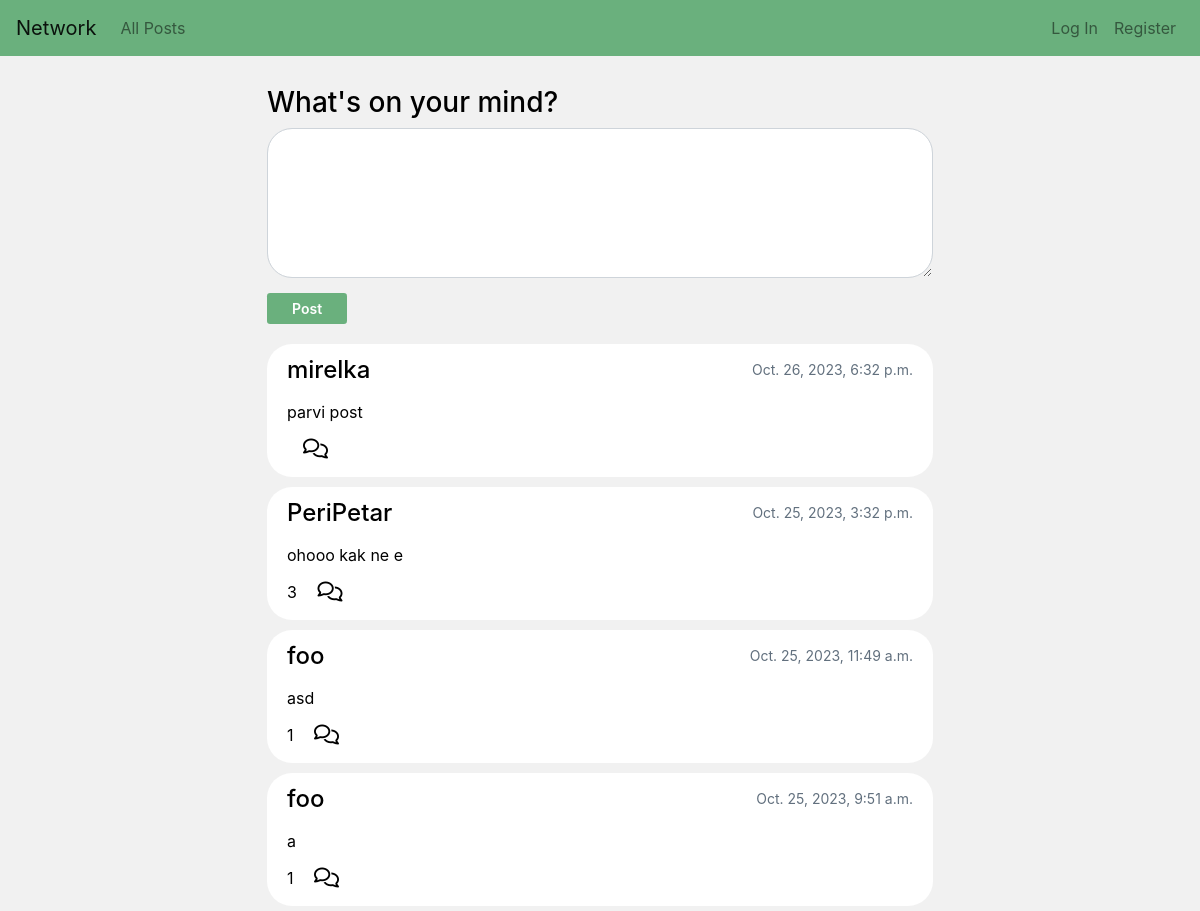
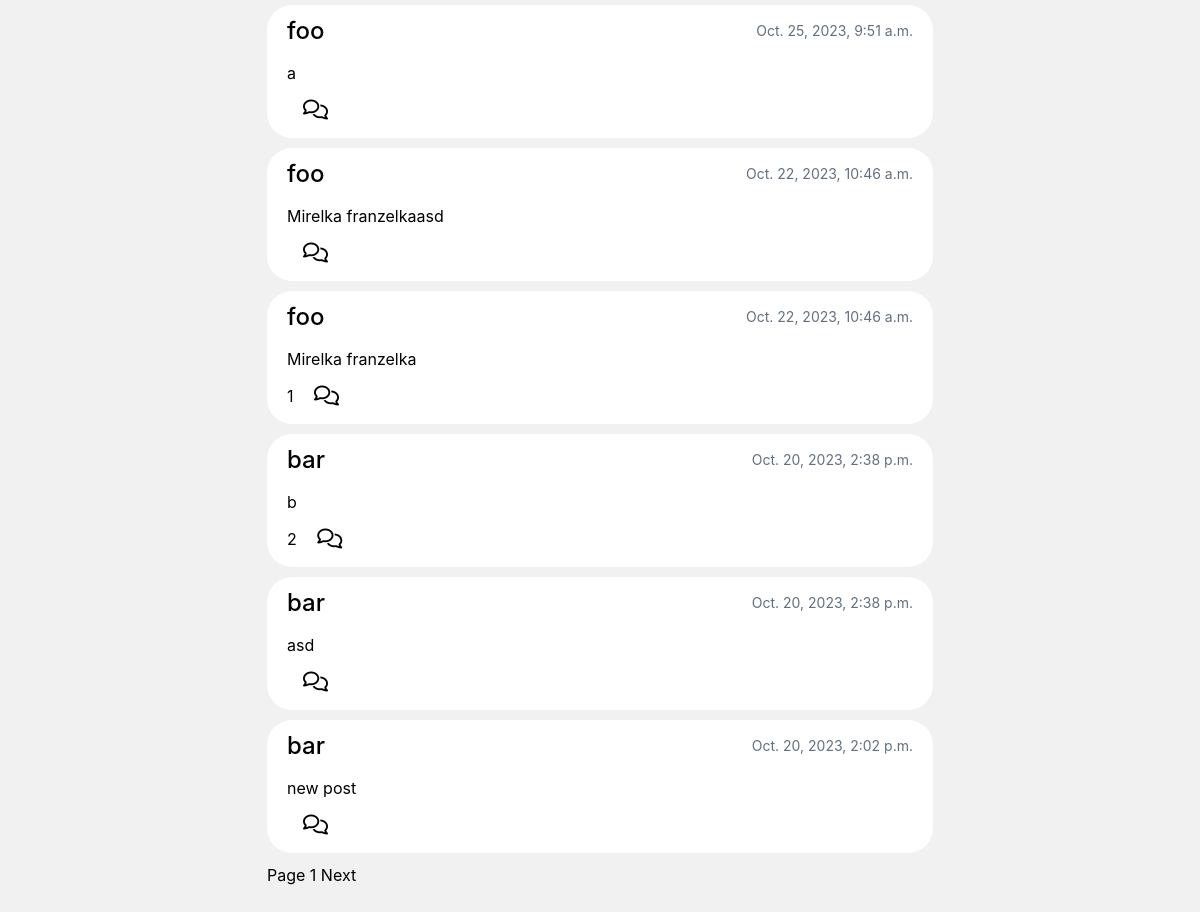
The app's page /, older data (2 pictures, top to bottom).
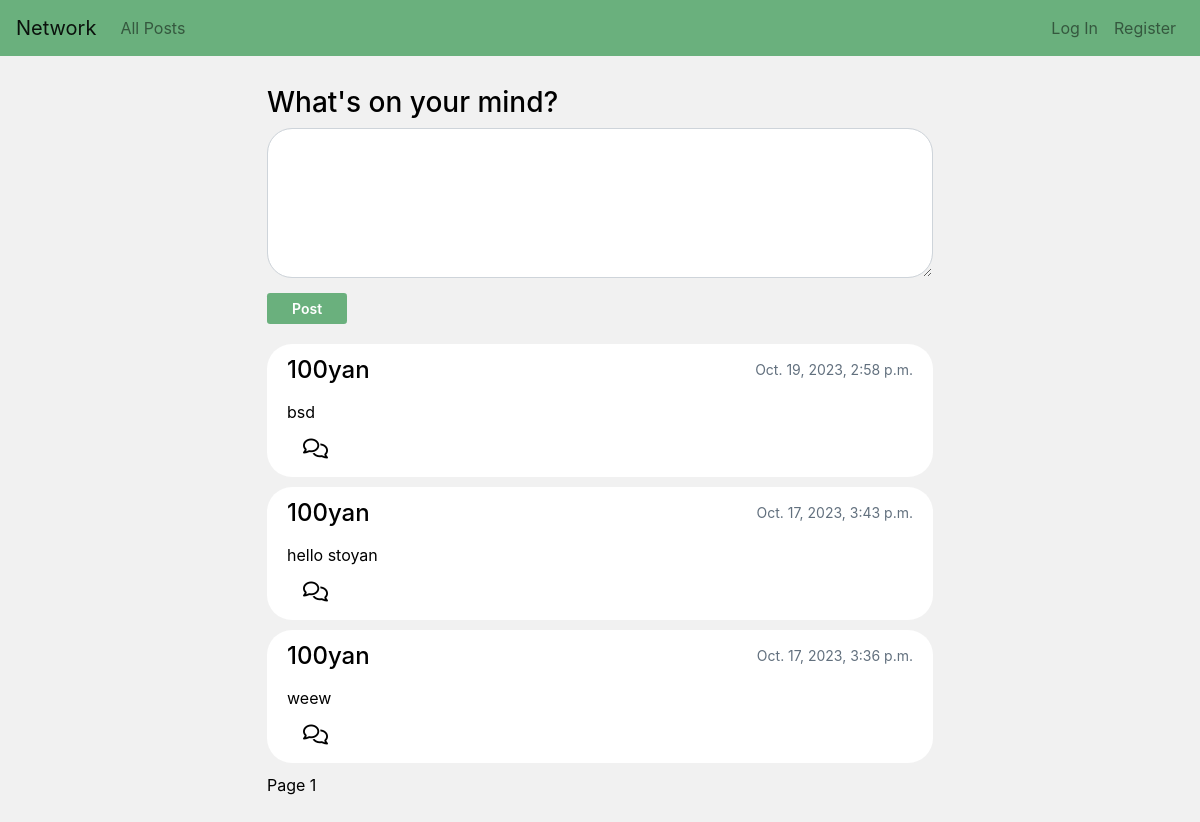
The same page, newer data.
### network/models.py (models this page shows, shortened)
class Post(models.Model):
    author = models.ForeignKey(User, on_delete=models.CASCADE)
    post = models.CharField(max_length=400)
    timestamp = models.DateTimeField(auto_now_add=True, blank=True)
    likes = models.ManyToManyField(User, related_name="liked_posts", default=0)
    def likes_count(self) -> int:
        return self.likes.all().count()

class User(AbstractUser):
    following = models.ManyToManyField('self', related_name='followers', blank=True)
    birthday = models.DateField(blank=True, null=True)
    nationality = CountryField(null=True)
    profile_pic = models.ImageField(upload_to="profile_pics", default='profile_pics/default.png')
    description = models.TextField(max_length=600, null=True)
    followed_by = models.IntegerField(blank=True, null=True, default=0)

### network/views.py (the view)
# urls.py: path("", views.index, name="index"),
def index(request):
    if request.method == "POST":
        form = PostForm(request.POST)
        if form.is_valid():
            new_post = form.cleaned_data['post']
            user = User.objects.get(id=request.user.id)
            Post.objects.create(author=user, post=new_post)
    post_list = Post.objects.all().order_by('-timestamp')
    p = Paginator(post_list, 10)
    page = request.GET.get('page')
    posts = p.get_page(page)
    context = {
        'create_post': PostForm,
        'posts': posts,
        'add_comment': CommentForm,
        'all_comments': Comment.objects.all().order_by("-timestamp")
    }
    return render(request, "network/index.html", context)

### network/templates/network/index.html (shortened to what this page needs)
{% extends "network/layout.html" %}
{% block body %}
    <div class="container">
        <div class="home">
            <div class="form">
                <h3>What's on your mind?</h3>
                <form method="POST">
                    {{ create_post }}
                    <input type="submit" class='btn btn-sm btn-primary' name="new_post" value="Post">
                </form>
            </div>
            {% include "network/content.html" %}
{% endblock %}

### network/templates/network/content.html (shortened to what this page needs)
{% if posts %}
    {% for post in posts %}
    <div class="single-post">
        <div class="post-contents">
            <div class="post-heading">
                <a id='author' href="{% url 'user' id=post.author.id %}">{{ post.author }}</a>
                <p>{{ post.timestamp }}</p>
            </div>
            <div id="post-text">{{post.post}}</div>
            <div class="interactions">
                <div class="interaction-left">
                    {% if post.likes_count > 0 %}
                        <span id="num-likes">{{ post.likes_count }}</span>
                    {% else %}
                        <span id="num-likes" hidden>{{ post.likes_count }}</span>
                    {% endif %}
                    <button id="comment" class="interaction"><i class="fa-regular fa-comments fa-lg"></i></button>
                </div>
            </div>
        </div>
    </div>
    {% endfor %}
{% endif %}
Page {{ posts.number }}
{% if posts.has_next %}
<a href="?page={{ posts.next_page_number }}">Next </a>
{% endif %}

Row changes from the older to the newer data that the page shows:
removed Post: author "mirelka", timestamp "Oct. 26, 2023, 6:32 p.m.", post "parvi post"
removed Post: author "PeriPetar", timestamp "Oct. 25, 2023, 3:32 p.m.", post "ohooo kak ne e", likes_count "3"
removed Post: author "foo", timestamp "Oct. 25, 2023, 11:49 a.m.", post "asd", likes_count "1"
removed Post: author "foo", timestamp "Oct. 25, 2023, 9:51 a.m.", post "a", likes_count "1"
removed Post: author "foo", timestamp "Oct. 25, 2023, 9:51 a.m.", post "a"
removed Post: author "foo", timestamp "Oct. 22, 2023, 10:46 a.m.", post "Mirelka franzelkaasd"
removed Post: author "foo", timestamp "Oct. 22, 2023, 10:46 a.m.", post "Mirelka franzelka", likes_count "1"
removed Post: author "bar", timestamp "Oct. 20, 2023, 2:38 p.m.", post "b", likes_count "2"
removed Post: author "bar", timestamp "Oct. 20, 2023, 2:38 p.m.", post "asd"
removed Post: author "bar", timestamp "Oct. 20, 2023, 2:02 p.m.", post "new post"
now on this page (row edited): Post: author "100yan", timestamp "Oct. 19, 2023, 2:58 p.m.", post "bsd"
now on this page (row unchanged): Post: author "100yan", timestamp "Oct. 17, 2023, 3:43 p.m.", post "hello stoyan"
now on this page (row unchanged): Post: author "100yan", timestamp "Oct. 17, 2023, 3:36 p.m.", post "weew"
Text that changed along with them:
text no longer shown: "Next"
